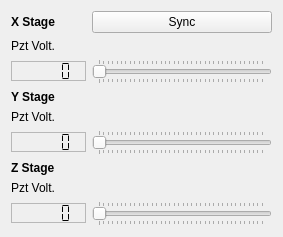
            <widget class="QWidget" name="tab">
             <attribute name="title">
              <string>Piezo Mode</string>
             </attribute>
             <layout class="QGridLayout" name="gridLayout_2">
              <item row="5" column="0">
               <widget class="QLCDNumber" name="lcdpiezo_leftY">
                <property name="minimumSize">
                 <size>
                  <width>75</width>
                  <height>20</height>
                 </size>
                </property>
                <property name="maximumSize">
                 <size>
                  <width>75</width>
                  <height>20</height>
                 </size>
                </property>
                <property name="font">
                 <font>
                  <weight>50</weight>
                  <bold>false</bold>
                  <underline>false</underline>
                  <strikeout>false</strikeout>
                  <stylestrategy>PreferAntialias</stylestrategy>
                  <kerning>true</kerning>
                 </font>
                </property>
                <property name="frameShape">
                 <enum>QFrame::StyledPanel</enum>
                </property>
                <property name="frameShadow">
                 <enum>QFrame::Raised</enum>
                </property>
                <property name="lineWidth">
                 <number>3</number>
                </property>
                <property name="smallDecimalPoint">
                 <bool>false</bool>
                </property>
                <property name="segmentStyle">
                 <enum>QLCDNumber::Flat</enum>
                </property>
                <property name="intValue" stdset="0">
                 <number>0</number>
                </property>
               </widget>
              </item>
              <item row="0" column="1">
               <widget class="QPushButton" name="pushButtonsync_left">
                <property name="minimumSize">
                 <size>
                  <width>180</width>
                  <height>0</height>
                 </size>
                </property>
                <property name="maximumSize">
                 <size>
                  <width>180</width>
                  <height>16777215</height>
                 </size>
                </property>
                <property name="text">
                 <string>Sync</string>
                </property>
               </widget>
              </item>
              <item row="8" column="0">
               <widget class="QLCDNumber" name="lcdpiezo_leftZ">
                <property name="enabled">
                 <bool>true</bool>
                </property>
                <property name="minimumSize">
                 <size>
                  <width>75</width>
                  <height>20</height>
                 </size>
                </property>
                <property name="maximumSize">
                 <size>
                  <width>75</width>
                  <height>20</height>
                 </size>
                </property>
                <property name="font">
                 <font>
                  <weight>50</weight>
                  <bold>false</bold>
                  <underline>false</underline>
                  <strikeout>false</strikeout>
                  <stylestrategy>PreferAntialias</stylestrategy>
                  <kerning>true</kerning>
                 </font>
                </property>
                <property name="mouseTracking">
                 <bool>false</bool>
                </property>
                <property name="frameShape">
                 <enum>QFrame::StyledPanel</enum>
                </property>
                <property name="frameShadow">
                 <enum>QFrame::Raised</enum>
                </property>
                <property name="lineWidth">
                 <number>3</number>
                </property>
                <property name="smallDecimalPoint">
                 <bool>false</bool>
                </property>
                <property name="segmentStyle">
                 <enum>QLCDNumber::Flat</enum>
                </property>
                <property name="intValue" stdset="0">
                 <number>0</number>
                </property>
               </widget>
              </item>
              <item row="7" column="0">
               <widget class="QLabel" name="label_14">
                <property name="text">
                 <string>Pzt Volt.</string>
                </property>
               </widget>
              </item>
              <item row="6" column="0">
               <widget class="QLabel" name="label_16">
                <property name="minimumSize">
                 <size>
                  <width>75</width>
                  <height>0</height>
                 </size>
                </property>
                <property name="maximumSize">
                 <size>
                  <width>75</width>
                  <height>16777215</height>
                 </size>
                </property>
                <property name="font">
                 <font>
                  <weight>75</weight>
                  <bold>true</bold>
                 </font>
                </property>
                <property name="text">
                 <string>Z Stage</string>
                </property>
               </widget>
              </item>
              <item row="4" column="0">
               <widget class="QLabel" name="label_13">
                <property name="text">
                 <string>Pzt Volt.</string>
                </property>
               </widget>
              </item>
              <item row="1" column="0">
               <widget class="QLabel" name="label_15">
                <property name="text">
                 <string>Pzt Volt.</string>
                </property>
               </widget>
              </item>
              <item row="3" column="0">
               <widget class="QLabel" name="label_17">
                <property name="minimumSize">
                 <size>
                  <width>75</width>
                  <height>0</height>
                 </size>
                </property>
                <property name="maximumSize">
                 <size>
                  <width>75</width>
                  <height>16777215</height>
                 </size>
                </property>
                <property name="font">
                 <font>
                  <weight>75</weight>
                  <bold>true</bold>
                 </font>
                </property>
                <property name="text">
                 <string>Y Stage</string>
                </property>
               </widget>
              </item>
              <item row="5" column="1">
               <widget class="QSlider" name="piezo_leftY">
                <property name="minimumSize">
                 <size>
                  <width>180</width>
                  <height>0</height>
                 </size>
                </property>
                <property name="maximumSize">
                 <size>
                  <width>180</width>
                  <height>16777215</height>
                 </size>
                </property>
                <property name="maximum">
                 <number>7500</number>
                </property>
                <property name="orientation">
                 <enum>Qt::Horizontal</enum>
                </property>
                <property name="tickPosition">
                 <enum>QSlider::TicksBothSides</enum>
                </property>
                <property name="tickInterval">
                 <number>200</number>
                </property>
               </widget>
              </item>
              <item row="0" column="0">
               <widget class="QLabel" name="label_3">
                <property name="minimumSize">
                 <size>
                  <width>75</width>
                  <height>0</height>
                 </size>
                </property>
                <property name="maximumSize">
                 <size>
                  <width>75</width>
                  <height>16777215</height>
                 </size>
                </property>
                <property name="font">
                 <font>
                  <weight>75</weight>
                  <bold>true</bold>
                 </font>
                </property>
                <property name="text">
                 <string>X Stage</string>
                </property>
               </widget>
              </item>
              <item row="2" column="0">
               <widget class="QLCDNumber" name="lcdpiezo_leftX">
                <property name="minimumSize">
                 <size>
                  <width>75</width>
                  <height>20</height>
                 </size>
                </property>
                <property name="maximumSize">
                 <size>
                  <width>75</width>
                  <height>20</height>
                 </size>
                </property>
                <property name="font">
                 <font>
                  <weight>50</weight>
                  <bold>false</bold>
                  <underline>false</underline>
                  <strikeout>false</strikeout>
                  <stylestrategy>PreferAntialias</stylestrategy>
                  <kerning>true</kerning>
                 </font>
                </property>
                <property name="frameShape">
                 <enum>QFrame::StyledPanel</enum>
                </property>
                <property name="frameShadow">
                 <enum>QFrame::Raised</enum>
                </property>
                <property name="lineWidth">
                 <number>3</number>
                </property>
                <property name="smallDecimalPoint">
                 <bool>false</bool>
                </property>
                <property name="segmentStyle">
                 <enum>QLCDNumber::Flat</enum>
                </property>
                <property name="intValue" stdset="0">
                 <number>0</number>
                </property>
               </widget>
              </item>
              <item row="8" column="1">
               <widget class="QSlider" name="piezo_leftZ">
                <property name="minimumSize">
                 <size>
                  <width>180</width>
                  <height>0</height>
                 </size>
                </property>
                <property name="maximumSize">
                 <size>
                  <width>180</width>
                  <height>16777215</height>
                 </size>
                </property>
                <property name="maximum">
                 <number>7500</number>
                </property>
                <property name="orientation">
                 <enum>Qt::Horizontal</enum>
                </property>
                <property name="tickPosition">
                 <enum>QSlider::TicksBothSides</enum>
                </property>
                <property name="tickInterval">
                 <number>200</number>
                </property>
               </widget>
              </item>
              <item row="2" column="1">
               <widget class="QSlider" name="piezo_leftX">
                <property name="minimumSize">
                 <size>
                  <width>180</width>
                  <height>0</height>
                 </size>
                </property>
                <property name="maximumSize">
                 <size>
                  <width>180</width>
                  <height>16777215</height>
                 </size>
                </property>
                <property name="maximum">
                 <number>7500</number>
                </property>
                <property name="orientation">
                 <enum>Qt::Horizontal</enum>
                </property>
                <property name="tickPosition">
                 <enum>QSlider::TicksBothSides</enum>
                </property>
                <property name="tickInterval">
                 <number>200</number>
                </property>
               </widget>
              </item>
             </layout>
            </widget>
